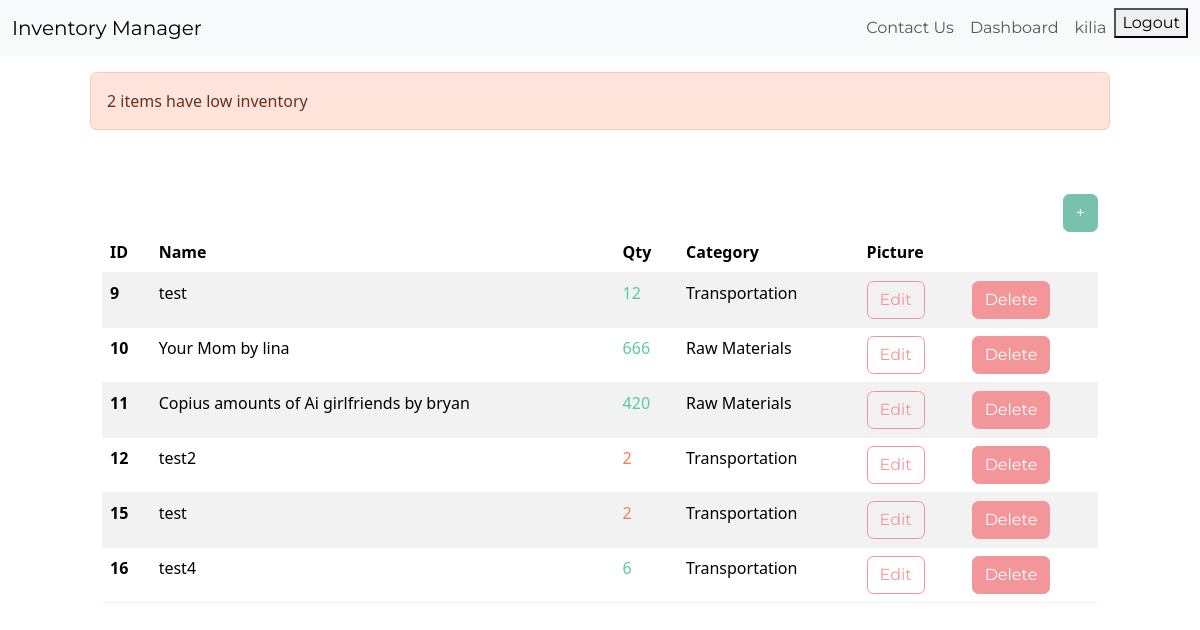
Page /dashboard/ (signed in) on the committed database.
### inventory/models.py (models this page shows, shortened)
class InventoryItem(models.Model):
	name = models.CharField(max_length=200)
	quantity = models.IntegerField()
	category = models.ForeignKey('Category', on_delete=models.SET_NULL, blank=True, null=True)
	date_created = models.DateTimeField(auto_now_add=True)
	user = models.ForeignKey(User, on_delete=models.CASCADE)

class Category(models.Model):
	name = models.CharField(max_length=200)
	class Meta:
		verbose_name_plural = 'categories'

### inventory/views.py (the view)
# urls.py: path('dashboard/', Dashboard.as_view(), name='dashboard'),
class Dashboard(LoginRequiredMixin, View):
	def get(self, request):
		items = InventoryItem.objects.filter(user=self.request.user.id).order_by('id')
		low_inventory = InventoryItem.objects.filter(
			user=self.request.user.id,
			quantity__lte=3
		)
		if low_inventory.count() > 0:
			if low_inventory.count() > 1:
				messages.error(request, f'{low_inventory.count()} items have low inventory')
			else:
				messages.error(request, f'{low_inventory.count()} item has low inventory')
		low_inventory_ids = InventoryItem.objects.filter(
			user=self.request.user.id,
			quantity__lte=LOW_QUANTITY
		).values_list('id', flat=True)
		return render(request, 'inventory/dashboard.html', {'items': items, 'low_inventory_ids': low_inventory_ids})

### inventory/templates/inventory/dashboard.html (shortened to what this page needs)
{% extends 'inventory/base.html' %}
{% block content %}
	{% if messages %}
		<div class="row mt-3">
			{% for message in messages %}
				{% if message.tags == 'error' %}
					<div class="col-md-10 col-12 mx-auto alert alert-danger">
						{{ message }}
					</div>
				{% else %}
					<div class="col-md-10 col-12 mx-auto alert alert-success">
						{{ message }}
					</div>
				{% endif %}
			{% endfor %}
		</div>
	{% endif %}
	<div class="row">
		<div class="col-md-10 col-12 mx-auto mt-5">
			<div class="d-flex justify-content-end">
				<a href="{% url 'add-item' %}" class="btn btn-primary">+</a>
			</div>
			<table class="table table-hover table-striped">
				<thead>
					<tr>
						<th scope="col">ID</th>
						<th scope="col">Name</th>
						<th scope="col">Qty</th>
						<th scope="col">Category</th>
						<th scope="col">Picture</th>
						<th scope="col"></th>
					</tr>
				</thead>
				<tbody>
					{% for item in items %}
					<tr>
						<th scope="row">{{ item.id }}</th>
						<td>{{ item.name }}</td>
						{% if item.id in low_inventory_ids %}
							<td class="text-danger">{{ item.quantity }}</td>
						{% else %}
							<td class="text-success">{{ item.quantity }}</td>
						{% endif %}
						<td>{{ item.category.name }}</td>
						<td><a href="{% url 'edit-item' item.id %}" class="btn btn-outline-secondary">Edit</a></td>
						<td><a href="{% url 'delete-item' item.id %}" class="btn btn-secondary">Delete</a></td>
					</tr>
					{% endfor %}
				</tbody>
			</table>
		</div>
	</div>
{% endblock content %}

### inventory/templates/inventory/base.html (shortened to what this page needs)
<!DOCTYPE html>
<html lang="en">
<head>
	<link href="https://bootswatch.com/5/minty/bootstrap.min.css" rel="stylesheet">
</head>
<body>
	{% include 'inventory/navigation.html' %}
	{% block content %}
	{% endblock content %}
</body>
</html>

### inventory/templates/inventory/navigation.html (shortened to what this page needs)
<nav class="navbar navbar-expand-lg bg-light">
	<div class="container-fluid">
		<a class="navbar-brand" href="{% url 'index' %}">Inventory Manager</a>
		<div class="collapse navbar-collapse justify-content-end" id="navbarNav">
			<ul class="navbar-nav">
				{% if user.is_authenticated %}
					<li class="nav-item">
						<a class="nav-link" href="{% url 'contact' %}">Contact Us</a>
					</li>
					<li class="nav-item">
						<a class="nav-link" href="{% url 'dashboard' %}">Dashboard</a>
					</li>
					<li class="nav-item">
						<a class="nav-link" href="#">{{ user.username}}</a>
					</li>
					<div id="buffer">
						<form method="post" action="{% url 'logout' %}" id="logout-form">
							<button type="submit">Logout</button>
						</form>
					</div>
				{% endif %}
			</ul>
		</div>
	</div>
</nav>

### rows in the picture
InventoryItem: id "9", name "test", quantity "12", category.name "Transportation"
InventoryItem: id "10", name "Your Mom by lina", quantity "666", category.name "Raw Materials"
InventoryItem: id "11", name "Copius amounts of Ai girlfriends by bryan", quantity "420", category.name "Raw Materials"
InventoryItem: id "12", name "test2", quantity "2", category.name "Transportation"
InventoryItem: id "15", name "test", quantity "2", category.name "Transportation"
InventoryItem: id "16", name "test4", quantity "6", category.name "Transportation"

### other values in the picture
{{ user.username }} "kilia"
{{ message }} "2 items have low inventory"
